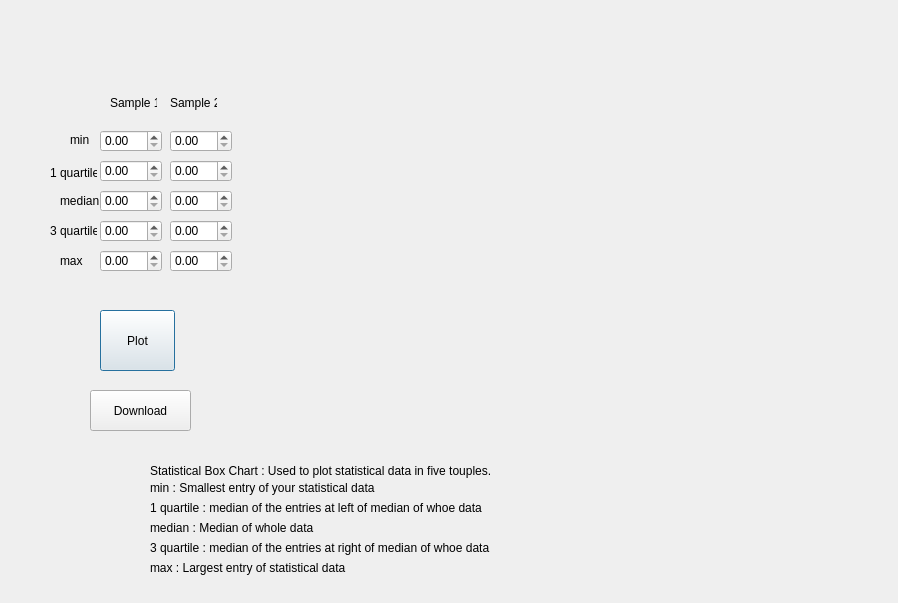
<?xml version="1.0" encoding="UTF-8"?>
<ui version="4.0">
 <class>Dialog3</class>
 <widget class="QDialog" name="Dialog3">
  <property name="geometry">
   <rect>
    <x>0</x>
    <y>0</y>
    <width>898</width>
    <height>603</height>
   </rect>
  </property>
  <property name="windowTitle">
   <string>Dialog</string>
  </property>
  <widget class="QCustomPlot" name="plot" native="true">
   <property name="geometry">
    <rect>
     <x>240</x>
     <y>60</y>
     <width>581</width>
     <height>401</height>
    </rect>
   </property>
  </widget>
  <widget class="QPushButton" name="plot_btn">
   <property name="geometry">
    <rect>
     <x>100</x>
     <y>310</y>
     <width>75</width>
     <height>61</height>
    </rect>
   </property>
   <property name="text">
    <string>Plot</string>
   </property>
  </widget>
  <widget class="QLabel" name="label_8">
   <property name="geometry">
    <rect>
     <x>50</x>
     <y>163</y>
     <width>47</width>
     <height>20</height>
    </rect>
   </property>
   <property name="text">
    <string>1 quartile</string>
   </property>
  </widget>
  <widget class="QDoubleSpinBox" name="a_7">
   <property name="geometry">
    <rect>
     <x>170</x>
     <y>160</y>
     <width>62</width>
     <height>22</height>
    </rect>
   </property>
  </widget>
  <widget class="QLabel" name="label_6">
   <property name="geometry">
    <rect>
     <x>150</x>
     <y>560</y>
     <width>311</width>
     <height>16</height>
    </rect>
   </property>
   <property name="text">
    <string>max : Largest entry of statistical data</string>
   </property>
  </widget>
  <widget class="QLabel" name="label_3">
   <property name="geometry">
    <rect>
     <x>150</x>
     <y>500</y>
     <width>371</width>
     <height>16</height>
    </rect>
   </property>
   <property name="text">
    <string>1 quartile : median of the entries at left of median of whoe data</string>
   </property>
  </widget>
  <widget class="QDoubleSpinBox" name="a_2">
   <property name="geometry">
    <rect>
     <x>100</x>
     <y>160</y>
     <width>62</width>
     <height>22</height>
    </rect>
   </property>
  </widget>
  <widget class="QLabel" name="label_12">
   <property name="geometry">
    <rect>
     <x>110</x>
     <y>93</y>
     <width>47</width>
     <height>20</height>
    </rect>
   </property>
   <property name="text">
    <string>Sample 1</string>
   </property>
  </widget>
  <widget class="QLabel" name="label">
   <property name="geometry">
    <rect>
     <x>150</x>
     <y>460</y>
     <width>371</width>
     <height>21</height>
    </rect>
   </property>
   <property name="text">
    <string>Statistical Box Chart : Used to plot statistical data in five touples.</string>
   </property>
  </widget>
  <widget class="QLabel" name="label_13">
   <property name="geometry">
    <rect>
     <x>170</x>
     <y>93</y>
     <width>47</width>
     <height>20</height>
    </rect>
   </property>
   <property name="text">
    <string>Sample 2</string>
   </property>
  </widget>
  <widget class="QDoubleSpinBox" name="a_6">
   <property name="geometry">
    <rect>
     <x>170</x>
     <y>130</y>
     <width>62</width>
     <height>22</height>
    </rect>
   </property>
  </widget>
  <widget class="QDoubleSpinBox" name="a_9">
   <property name="geometry">
    <rect>
     <x>170</x>
     <y>220</y>
     <width>62</width>
     <height>22</height>
    </rect>
   </property>
  </widget>
  <widget class="QLabel" name="label_10">
   <property name="geometry">
    <rect>
     <x>50</x>
     <y>220</y>
     <width>47</width>
     <height>21</height>
    </rect>
   </property>
   <property name="text">
    <string>3 quartile</string>
   </property>
  </widget>
  <widget class="QDoubleSpinBox" name="a_5">
   <property name="geometry">
    <rect>
     <x>100</x>
     <y>250</y>
     <width>62</width>
     <height>22</height>
    </rect>
   </property>
  </widget>
  <widget class="QDoubleSpinBox" name="a_1">
   <property name="geometry">
    <rect>
     <x>100</x>
     <y>130</y>
     <width>62</width>
     <height>22</height>
    </rect>
   </property>
  </widget>
  <widget class="QLabel" name="label_11">
   <property name="geometry">
    <rect>
     <x>60</x>
     <y>250</y>
     <width>31</width>
     <height>21</height>
    </rect>
   </property>
   <property name="text">
    <string>max</string>
   </property>
  </widget>
  <widget class="QDoubleSpinBox" name="a_10">
   <property name="geometry">
    <rect>
     <x>170</x>
     <y>250</y>
     <width>62</width>
     <height>22</height>
    </rect>
   </property>
  </widget>
  <widget class="QDoubleSpinBox" name="a_8">
   <property name="geometry">
    <rect>
     <x>170</x>
     <y>190</y>
     <width>62</width>
     <height>22</height>
    </rect>
   </property>
  </widget>
  <widget class="QLabel" name="label_5">
   <property name="geometry">
    <rect>
     <x>150</x>
     <y>540</y>
     <width>391</width>
     <height>16</height>
    </rect>
   </property>
   <property name="text">
    <string>3 quartile : median of the entries at right of median of whoe data</string>
   </property>
  </widget>
  <widget class="QDoubleSpinBox" name="a_4">
   <property name="geometry">
    <rect>
     <x>100</x>
     <y>220</y>
     <width>62</width>
     <height>22</height>
    </rect>
   </property>
  </widget>
  <widget class="QLabel" name="label_2">
   <property name="geometry">
    <rect>
     <x>150</x>
     <y>480</y>
     <width>341</width>
     <height>16</height>
    </rect>
   </property>
   <property name="text">
    <string>min : Smallest entry of your statistical data</string>
   </property>
  </widget>
  <widget class="QLabel" name="label_7">
   <property name="geometry">
    <rect>
     <x>70</x>
     <y>130</y>
     <width>21</width>
     <height>20</height>
    </rect>
   </property>
   <property name="text">
    <string>min</string>
   </property>
  </widget>
  <widget class="QLabel" name="label_4">
   <property name="geometry">
    <rect>
     <x>150</x>
     <y>520</y>
     <width>371</width>
     <height>16</height>
    </rect>
   </property>
   <property name="text">
    <string>median : Median of whole data</string>
   </property>
  </widget>
  <widget class="QLabel" name="label_9">
   <property name="geometry">
    <rect>
     <x>60</x>
     <y>190</y>
     <width>41</width>
     <height>21</height>
    </rect>
   </property>
   <property name="text">
    <string>median</string>
   </property>
  </widget>
  <widget class="QDoubleSpinBox" name="a_3">
   <property name="geometry">
    <rect>
     <x>100</x>
     <y>190</y>
     <width>62</width>
     <height>22</height>
    </rect>
   </property>
  </widget>
  <widget class="QPushButton" name="download_btn">
   <property name="geometry">
    <rect>
     <x>90</x>
     <y>390</y>
     <width>101</width>
     <height>41</height>
    </rect>
   </property>
   <property name="text">
    <string>Download</string>
   </property>
  </widget>
 </widget>
 <customwidgets>
  <customwidget>
   <class>QCustomPlot</class>
   <extends>QWidget</extends>
   <header>qcustomplot.h</header>
   <container>1</container>
  </customwidget>
 </customwidgets>
 <resources/>
 <connections/>
</ui>
